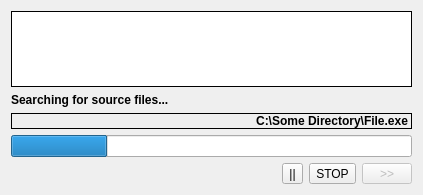
<?xml version="1.0" encoding="UTF-8"?>
<ui version="4.0">
 <class>TLister_form</class>
 <widget class="QDialog" name="TLister_form">
  <property name="geometry">
   <rect>
    <x>0</x>
    <y>0</y>
    <width>423</width>
    <height>195</height>
   </rect>
  </property>
  <property name="windowTitle">
   <string>Koperek32::listowanie</string>
  </property>
  <layout class="QVBoxLayout" name="verticalLayout">
   <item>
    <widget class="QGraphicsView" name="graphicsView">
     <property name="frameShape">
      <enum>QFrame::Box</enum>
     </property>
     <property name="frameShadow">
      <enum>QFrame::Plain</enum>
     </property>
    </widget>
   </item>
   <item>
    <widget class="QLabel" name="label">
     <property name="font">
      <font>
       <weight>75</weight>
       <bold>true</bold>
      </font>
     </property>
     <property name="text">
      <string>Searching for source files...</string>
     </property>
    </widget>
   </item>
   <item>
    <widget class="QLabel" name="label_2">
     <property name="font">
      <font>
       <weight>75</weight>
       <bold>true</bold>
      </font>
     </property>
     <property name="frameShape">
      <enum>QFrame::Box</enum>
     </property>
     <property name="frameShadow">
      <enum>QFrame::Plain</enum>
     </property>
     <property name="text">
      <string>C:\Some Directory\File.exe</string>
     </property>
     <property name="textFormat">
      <enum>Qt::PlainText</enum>
     </property>
     <property name="alignment">
      <set>Qt::AlignRight|Qt::AlignTrailing|Qt::AlignVCenter</set>
     </property>
    </widget>
   </item>
   <item>
    <widget class="QProgressBar" name="progressBar">
     <property name="value">
      <number>24</number>
     </property>
     <property name="textVisible">
      <bool>false</bool>
     </property>
     <property name="invertedAppearance">
      <bool>false</bool>
     </property>
    </widget>
   </item>
   <item>
    <layout class="QHBoxLayout" name="horizontalLayout">
     <item>
      <spacer name="horizontalSpacer">
       <property name="orientation">
        <enum>Qt::Horizontal</enum>
       </property>
       <property name="sizeHint" stdset="0">
        <size>
         <width>40</width>
         <height>20</height>
        </size>
       </property>
      </spacer>
     </item>
     <item>
      <widget class="QToolButton" name="toolButton_2">
       <property name="sizePolicy">
        <sizepolicy hsizetype="Fixed" vsizetype="Expanding">
         <horstretch>0</horstretch>
         <verstretch>0</verstretch>
        </sizepolicy>
       </property>
       <property name="text">
        <string>||</string>
       </property>
       <property name="icon">
        <iconset resource="resources.qrc">
         <normaloff>:/new/prefix1/BMP/pause.PNG</normaloff>:/new/prefix1/BMP/pause.PNG</iconset>
       </property>
       <property name="iconSize">
        <size>
         <width>22</width>
         <height>22</height>
        </size>
       </property>
      </widget>
     </item>
     <item>
      <widget class="QToolButton" name="toolButton">
       <property name="sizePolicy">
        <sizepolicy hsizetype="Fixed" vsizetype="Expanding">
         <horstretch>0</horstretch>
         <verstretch>0</verstretch>
        </sizepolicy>
       </property>
       <property name="text">
        <string>STOP</string>
       </property>
       <property name="icon">
        <iconset resource="resources.qrc">
         <normaloff>:/new/prefix1/BMP/stop.png</normaloff>:/new/prefix1/BMP/stop.png</iconset>
       </property>
       <property name="iconSize">
        <size>
         <width>22</width>
         <height>22</height>
        </size>
       </property>
      </widget>
     </item>
     <item>
      <widget class="QToolButton" name="toolButton_3">
       <property name="enabled">
        <bool>false</bool>
       </property>
       <property name="sizePolicy">
        <sizepolicy hsizetype="Fixed" vsizetype="Expanding">
         <horstretch>0</horstretch>
         <verstretch>0</verstretch>
        </sizepolicy>
       </property>
       <property name="minimumSize">
        <size>
         <width>50</width>
         <height>0</height>
        </size>
       </property>
       <property name="baseSize">
        <size>
         <width>0</width>
         <height>0</height>
        </size>
       </property>
       <property name="text">
        <string>&gt;&gt;</string>
       </property>
       <property name="icon">
        <iconset resource="resources.qrc">
         <normaloff>:/new/prefix1/BMP/resume.PNG</normaloff>:/new/prefix1/BMP/resume.PNG</iconset>
       </property>
      </widget>
     </item>
    </layout>
   </item>
  </layout>
 </widget>
 <resources>
  <include location="resources.qrc"/>
 </resources>
 <connections/>
</ui>
